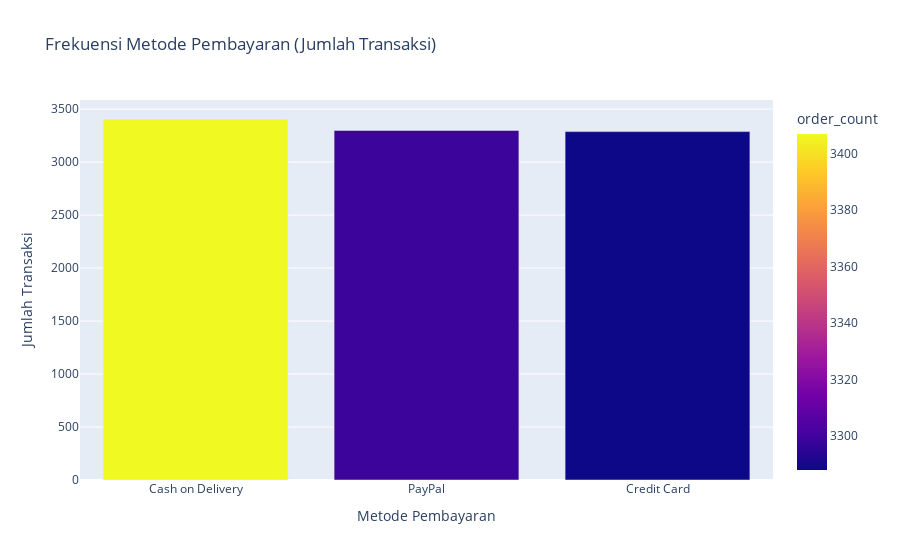

Notebook cell for this chart:
### Code cell
## Metode Pembayaran Paling Sering Digunakan
freq_payment = df['payment_method'].value_counts().reset_index()
freq_payment.columns = ['payment_method', 'order_count']

fig_freq_payment = px.bar(
    freq_payment,
    x='payment_method',
    y='order_count',
    title="Frekuensi Metode Pembayaran (Jumlah Transaksi)",
    color='order_count',
    color_continuous_scale=px.colors.sequential.Plasma
)
fig_freq_payment.update_layout(xaxis_title="Metode Pembayaran", yaxis_title="Jumlah Transaksi")
fig_freq_payment.show()

### Figure 1 — Plotly figure (JSON) as saved in the notebook; plotly's stock layout.template omitted (floating-point values rounded to 4 significant figures)
{"data": [{"alignmentgroup": "True", "hovertemplate": "payment_method=%{x}<br>order_count=%{marker.color}<extra></extra>", "legendgroup": "", "marker": {"color": [3407, 3299, 3288], "coloraxis": "coloraxis", "pattern": {"shape": ""}}, "name": "", "offsetgroup": "", "orientation": "v", "showlegend": false, "textposition": "auto", "type": "bar", "x": ["Cash on Delivery", "PayPal", "Credit Card"], "xaxis": "x", "y": [3407, 3299, 3288], "yaxis": "y"}], "layout": {"barmode": "relative", "coloraxis": {"colorbar": {"title": {"text": "order_count"}}, "colorscale": [[0, "#0d0887"], [0.1111, "#46039f"], [0.2222, "#7201a8"], [0.3333, "#9c179e"], [0.4444, "#bd3786"], [0.5556, "#d8576b"], [0.6667, "#ed7953"], [0.7778, "#fb9f3a"], [0.8889, "#fdca26"], [1, "#f0f921"]]}, "legend": {"tracegroupgap": 0}, "title": {"text": "Frekuensi Metode Pembayaran (Jumlah Transaksi)"}, "xaxis": {"anchor": "y", "domain": [0, 1], "title": {"text": "Metode Pembayaran"}}, "yaxis": {"anchor": "x", "domain": [0, 1], "title": {"text": "Jumlah Transaksi"}}}}
